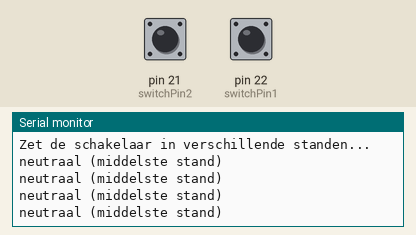
The sketch below on a simulated Arduino Mega 2560, built with avr-gcc and run on an emulated ATmega2560. Parts: the last lines printed to the serial monitor. The test bench sets the inputs (shaded band); at power-on: pin 21 (switchPin2) HIGH, pin 22 (switchPin1) HIGH.

Above: at 1.8 s.
1.9 s: pin 21 (switchPin2) pulled LOW for 0.6 s
At 2.4 s:
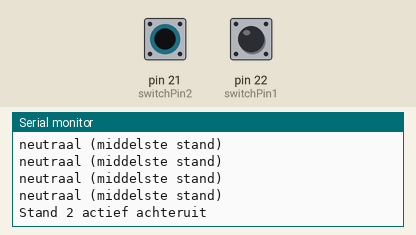
4.0 s: pin 22 (switchPin1) pulled LOW for 0.6 s
At 4.4 s:
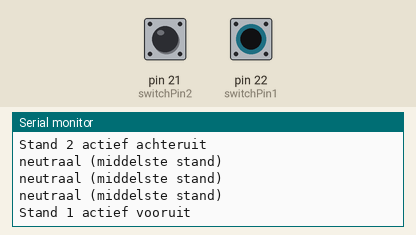
6.1 s: pin 21 (switchPin2) driven LOW and pin 22 (switchPin1) driven LOW
At 7.0 s:
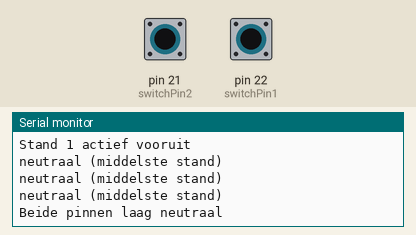

Measured:
- after the input at 1.9 s, the serial monitor: prints a new line after 0.14 s (image 1)
- after the input at 4.0 s, the serial monitor: prints a new line at once (image 2)
- after the input at 6.1 s, the serial monitor: prints a new line after 0.44 s (image 3)

The sketch:

voor-acheruit_code.ino
```cpp
// Schakelaar testprogramma

const int switchPin1 = 22;   // eerste stand
const int switchPin2 = 21;   // tweede stand

void setup() {
  Serial.begin(9600);

  pinMode(switchPin1, INPUT_PULLUP);
  pinMode(switchPin2, INPUT_PULLUP);

  Serial.println("Schakelaar test gestart!");
  Serial.println("Zet de schakelaar in verschillende standen...");
}

void loop() {
  int state1 = digitalRead(switchPin1);
  int state2 = digitalRead(switchPin2);

  if (state1 == LOW && state2 == HIGH) {
    Serial.println("Stand 1 actief vooruit");
  } else if (state2 == LOW && state1 == HIGH) {
    Serial.println("Stand 2 actief achteruit");
  } else if (state1 == HIGH && state2 == HIGH) {
    Serial.println("neutraal (middelste stand)");
  } else {
    Serial.println("Beide pinnen laag neutraal");
  }

  delay(500);
}
```
